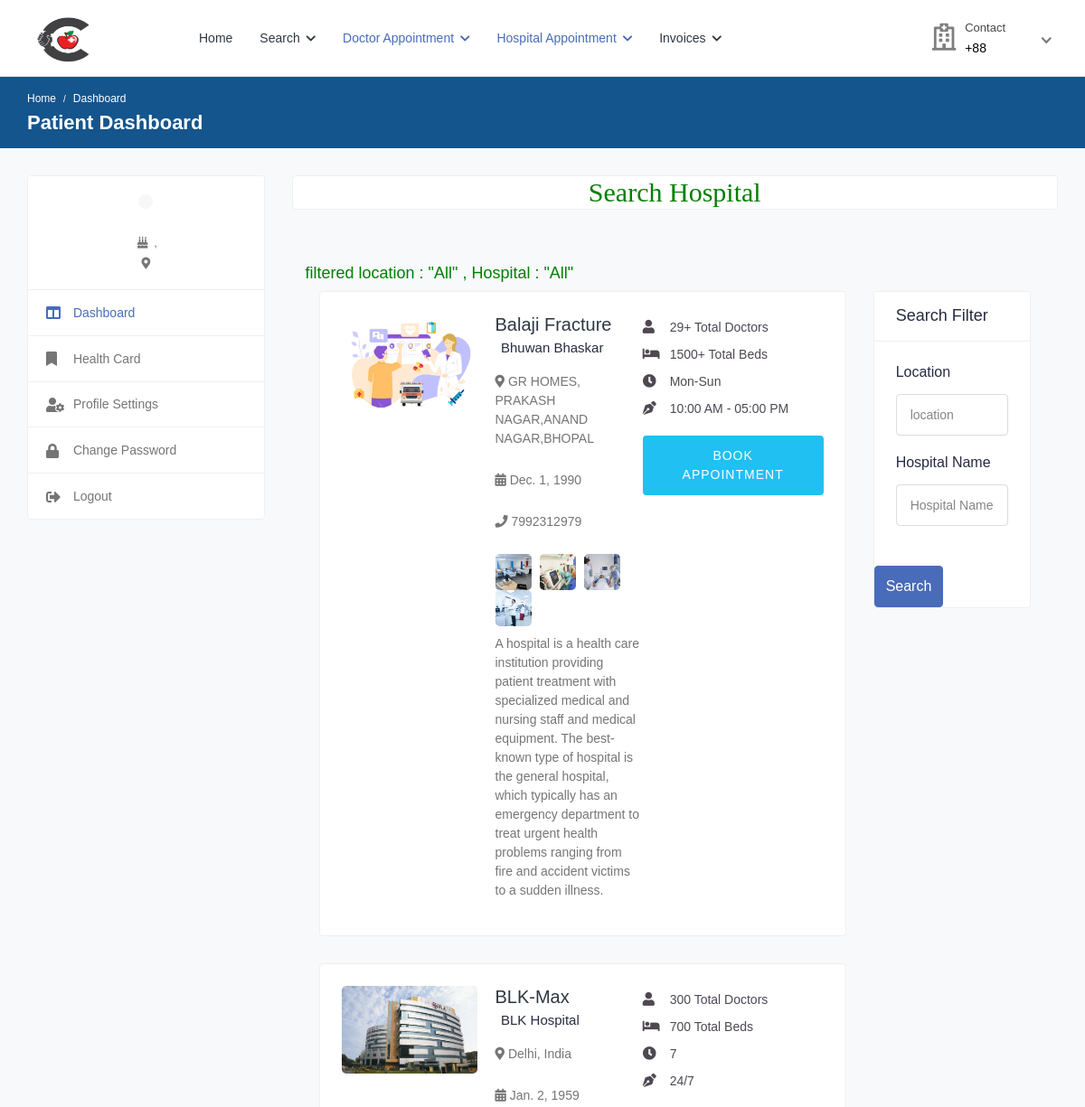
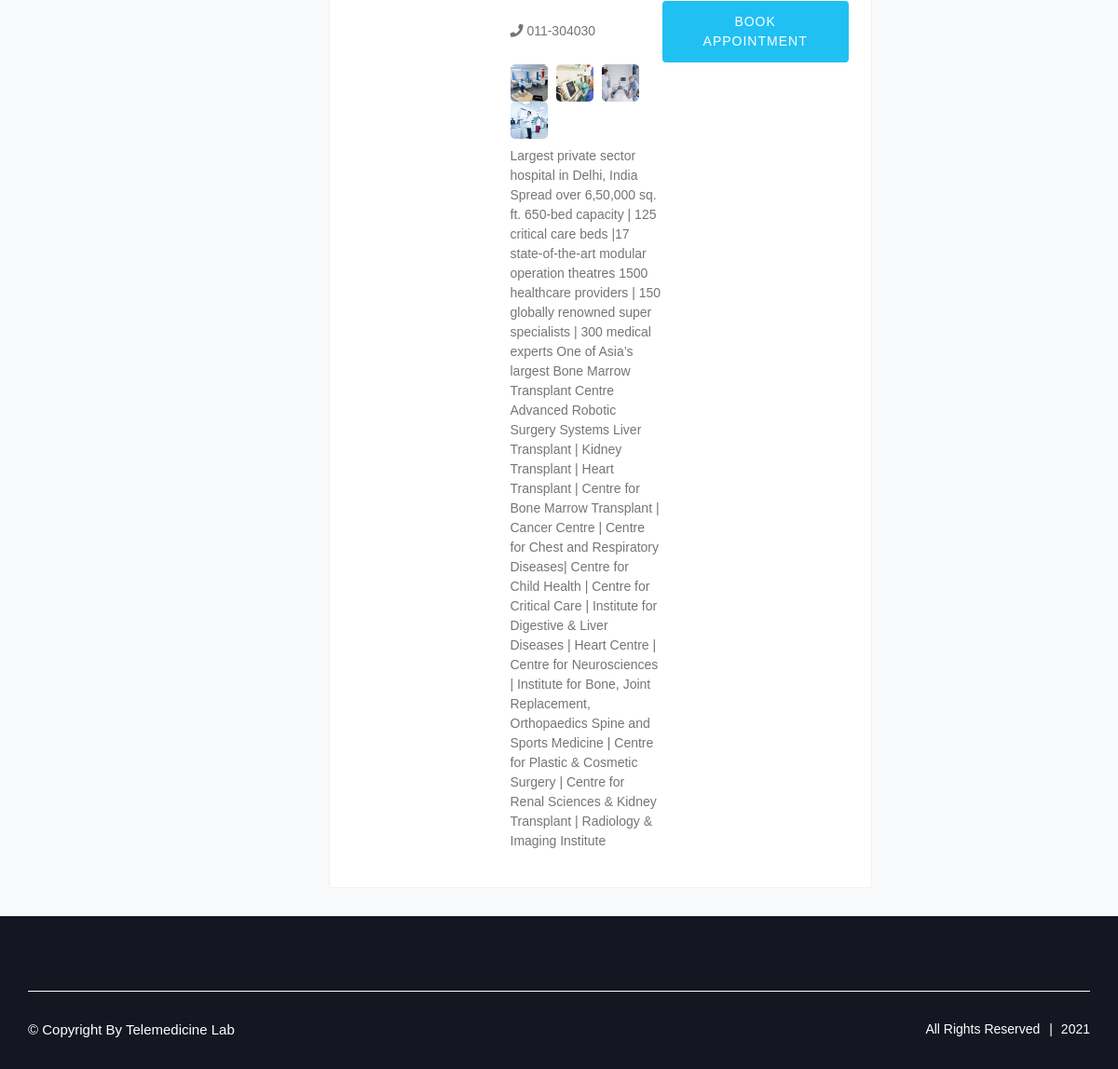
Page /search_hospital on the committed database (2 pictures, top to bottom).
### health/models.py (models this page shows, shortened)
class Hospital(models.Model):
    status = models.CharField(max_length=100,null=True)
    user = models.ForeignKey(User, on_delete=models.CASCADE, null=True)
    mobile = models.CharField(max_length=10, null=True)
    name = models.CharField(max_length=100, null=True)
    nom_doctor = models.CharField(max_length=100, null=True)
    nom_beds = models.CharField(max_length=100, null=True)
    foundation_date = models.DateField(null=True)
    timing = models.CharField(max_length=100, null=True)
    owner_name = models.CharField(max_length=100, null=True)
    days_time = models.CharField(max_length=100, null=True)
    address = models.CharField(max_length=100, null=True)
    biography = models.TextField(null=True)
    image = models.FileField(null=True)

### health/views.py (the view, shortened to what this page needs)
# urls.py: path('search_hospital',search_hospital,name="search_hospital"),
def search_hospital(request):
    data = Hospital.objects.all()
    l = "All"
    n = "All"
    d={'data':data,'l':l,'n':n,}
    return render(request,'patient/search_hospital.html',d)

### health/templates/patient/search_hospital.html (shortened to what this page needs)
{% extends 'patient/sidebar.html' %}
{% load static %}
{% block b %}
<h2 style="font-family:roman;color:green" align="center" class="card">Search Hospital</h2>
<div class="content">
				<div class="container-fluid">
					<div class="row">
						<h4 style="color:green"> filtered location : "{{l}}" , Hospital : "{{n}}" </h4>
                        <div class="col-md-8 col-lg-8 col-xl-9">
						{% for i in data %}
							<div class="card">
								<div class="card-body">
									<div class="doctor-widget">
										<div class="doc-info-left">
											<div class="doctor-img">
												<a href="doctor-profile.html">
                                                    {% if i.image %}
													<img src="{{i.image.url}}" class="img-fluid" alt="User Image">
                                                    {% endif %}
												</a>
											</div>
											<div class="doc-info-cont">
												<h4 class="doc-name"><a href="doctor-profile.html">{{i.name}}</a></h4>
												<div class="clinic-details">
													<p > {{i.user.first_name}} {{i.user.last_name}}</p>
													<p class="doc-location"><i  class="fas fa-map-marker-alt"></i> {{i.address}}</p>
													<p class="doc-location"><i class="fas fa-calendar-alt"></i> {{i.foundation_date}}</p>
													<p class="doc-location"><i class="fas fa-phone"></i> {{i.mobile}}</p>
													<ul class="clinic-gallery">
														<li>
															<a href="{% static 'user/img/features/feature-01.jpg' %}" data-fancybox="gallery">
																<img src="{% static 'user/img/features/feature-01.jpg' %}" alt="Feature">
															</a>
														</li>
														<li>
															<a href="{% static 'user/img/features/feature-02.jpg' %}" data-fancybox="gallery">
																<img  src="{% static 'user/img/features/feature-02.jpg' %}" alt="Feature">
															</a>
														</li>
														<li>
															<a href="{% static 'user/img/features/feature-03.jpg' %}" data-fancybox="gallery">
																<img src="{% static 'user/img/features/feature-03.jpg' %}" alt="Feature">
															</a>
														</li>
														<li>
															<a href="{% static 'user/img/features/feature-04.jpg' %}" data-fancybox="gallery">
																<img src="{% static 'user/img/features/feature-04.jpg' %}" alt="Feature">
															</a>
														</li>
														<p class="doc-speciality" style="margin-top:5%">{{i.biography}}</p>
													</ul>
												</div>
											</div>
										</div>
										<div class="doc-info-right">
											<div class="clini-infos">
												<ul>
													<li><i class="fas fa-user"></i>{{i.nom_doctor}}  Total Doctors</li>
													<li><i class="fas fa-bed"></i>{{i.nom_beds}}  Total Beds</li>
													<li><i class="fas fa-clock"></i>{{i.days_time}}</li>
													<li><i class="fas fa-pen-nib"></i>{{i.timing}}</li>
												</ul>
											</div>
											<div class="clinic-booking">
												<a class="apt-btn" href="{% url 'hospital_appointment' i.id %}">Book Appointment</a>
											</div>
										</div>
									</div>
								</div>
							</div>
	{% endfor %}
						</div>
                        <div class="col-md-4 col-lg-4 col-xl-3">
							<form action="" method="post" enctype="multipart/form-data">
							<div class="card search-filter">
								<div class="card-header">
									<h4 class="card-title mb-0">Search Filter</h4>
								</div>
								<div class="card-body">
								<div class="filter-widget">
									<h4>Location</h4>
									<div class="">
										<input type="text" class="form-control" placeholder="location" name="address">
									</div>
								</div>
									<div class="filter-widget">
									<h4>Hospital Name</h4>
									<div class="">
										<input type="text" class="form-control" placeholder="Hospital Name" name="name">
									</div>
								</div>
								</div>
									<div class="btn-search">
										<button type="submit" class="btn btn-primary">Search</button>
									</div>
								</div>
							</div>
						</div>
                    </div>
                </div>
</div>
{% endblock %}

### rows in the picture
Hospital: image (picture), name "Balaji Fracture", user.first_name "Bhuwan", user.last_name "Bhaskar", address "GR HOMES, PRAKASH NAGAR,ANAND NAGAR,BHOPAL", foundation_date "Dec. 1, 1990", mobile "7992312979", biography "A hospital is a health care institution providing patient treatment with specialized medical and nursing staff and medical equipment. The best-known type of hospital is the general hospital, which typically has an emergency department to treat urgent health problems ranging from fire and accident victims to a sudden illness.", nom_doctor "29+", nom_beds "1500+", days_time "Mon-Sun", timing "10:00 AM - 05:00 PM"
Hospital: image (picture), name "BLK-Max", user.first_name "BLK", user.last_name "Hospital", address "Delhi, India", foundation_date "Jan. 2, 1959", mobile "011-304030", biography "Largest private sector hospital in Delhi, India Spread over 6,50,000 sq. ft. 650-bed capacity | 125 critical care beds |17 state-of-the-art modular operation theatres 1500 healthcare providers | 150 globally renowned super specialists | 300 medical experts One of Asia’s largest Bone Marrow Transplant Centre Advanced Robotic Surgery Systems Liver Transplant | Kidney Transplant | Heart Transplant | Centre for Bone Marrow Transplant | Cancer Centre | Centre for Chest and Respiratory Diseases| Centre for Child Health | Centre for Critical Care | Institute for Digestive & Liver Diseases | Heart Centre | Centre for Neurosciences | Institute for Bone, Joint Replacement, Orthopaedics Spine and…", nom_doctor "300", nom_beds "700", days_time "7", timing "24/7"

### other values in the picture
{{ l }} "All"
{{ n }} "All"
